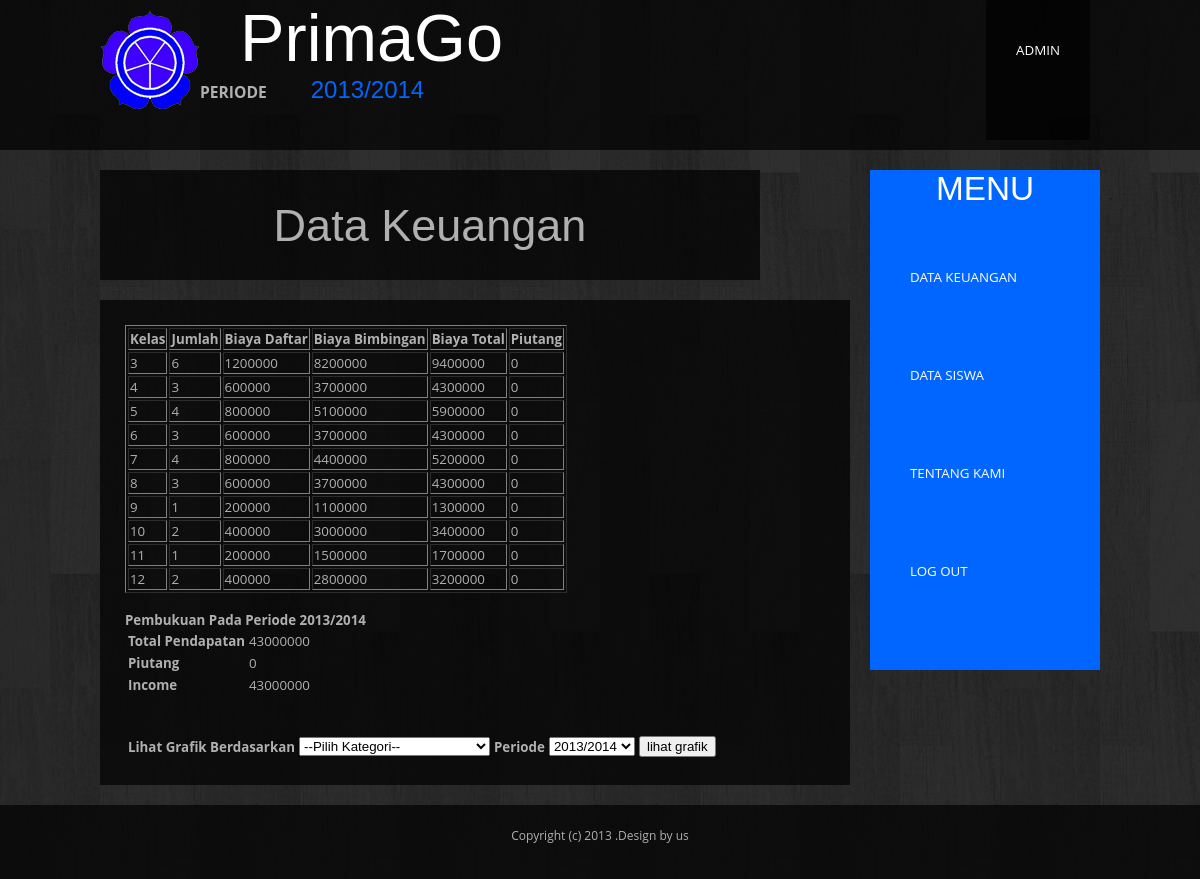
/keuangan.php?id_periode=11 (signed in), run on the app's committed database.
### tables this page shows
CREATE TABLE IF NOT EXISTS `periode` (
  `id_periode` int(11) NOT NULL AUTO_INCREMENT,
  `p_content` varchar(30) NOT NULL,
  PRIMARY KEY (`id_periode`),
  UNIQUE KEY `p_content` (`p_content`)
);

### keuangan.php (the view, shortened to what this page needs)
<?php
	include "koneksi.php";
include "session.php";
$periode = $_GET["id_periode"];
	$periode1=mysql_query("Select * from periode
							where periode.id_periode=$periode");
	$bacaperiode=mysql_fetch_array($periode1);
	$keuanganquery = mysql_query("SELECT periode.p_content,
					COALESCE(a.id_kelas,'-') as kelas, (select count(id) from biodata_siswa b where a.id_kelas=b.id_kelas and b.id_periode = '$periode') as jumlah_siswa,
					COALESCE((select sum(biaya_daftar) from biodata_siswa b where a.id_kelas=b.id_kelas and b.id_periode = '$periode'),0) as biaya_daftar,
					COALESCE((select sum(biaya_bimbingan) from biodata_siswa b where a.id_kelas=b.id_kelas and b.id_periode = '$periode'),0) as biaya_bimbingan,
					COALESCE((select sum(biaya_total) from biodata_siswa b where a.id_kelas=b.id_kelas and b.id_periode = '$periode'),0) as biaya_total,
					COALESCE((select sum(biaya_total) from biodata_siswa b where a.id_kelas=b.id_kelas and b.id_periode = '$periode')-sum(biaya),0) as piutang
					FROM angsuran_siswa a
					RIGHT JOIN periode on a.id_periode = periode.id_periode
					WHERE periode.id_periode = '$periode'
					group by a.id_kelas");
	$totalquery = mysql_query("SELECT sum(biaya_total) as Total_Pendapatan, sum(piutang) as Piutang,
								(sum(biaya_total)-sum(piutang)) as income FROM(
									SELECT COALESCE(a.id_kelas,'-') as kelas,
									count(DISTINCT(id)) as jumlah_siswa,
									COALESCE((select sum(biaya_daftar) from biodata_siswa b where a.id_kelas=b.id_kelas and b.id_periode = '$periode'),0) as 	biaya_daftar,
									COALESCE((select sum(biaya_bimbingan) from biodata_siswa b where a.id_kelas=b.id_kelas and b.id_periode = '$periode'),0) as biaya_bimbingan,
									COALESCE(sum(biaya),0) as biaya_total,
									COALESCE((select sum(biaya_total) from biodata_siswa b where a.id_kelas=b.id_kelas and b.id_periode = '$periode')-sum(biaya),0) as piutang
									FROM angsuran_siswa a RIGHT JOIN periode on a.id_periode = periode.id_periode
									WHERE periode.id_periode = '$periode'
									group by a.id_kelas) x");
?>
<html>
	<head>
<link href="default.css" rel="stylesheet" type="text/css" media="all" />
	</head>
	<body>
    <div id="header-wrapper">
		<div id="header" class="container">
			<div id="logo1"><img src="images/prim.png" /></div>
            <div id="logo">
				<h1><a>PrimaGo</a></h1>
                <h3>PERIODE <a href="periode.php"><?php echo $bacaperiode['p_content'] ?></a></h3>
			</div>
			<div id="menu">
				<ul>
					<li class="active"><a><?php echo $_SESSION['username']?></a>
                    </li>
				</ul>
			</div>
		</div>
	</div>
    <div id="page" class="container">
    <div id="kelas">
    <h2>Data Keuangan</h2>
    </div>
     <div id="menu_side">
			<h2>MENU</h2>
			<ul>
					<li class="active"><a href="keuangan.php?id_periode=<?php echo $periode?>">DATA KEUANGAN</a></li>
					<li><a href="profil.php?id_periode=<?php echo $periode?>">DATA SISWA</a></li>
					<li><a href="about.php?id_periode=<?php echo $bacaperiode['id_periode']?>">TENTANG KAMI</a></li>
                    <li><a href="logout.php">LOG OUT</a></li>
			</ul>
		</div>
    <div id="content">
		<table border="1px">
			<th>Kelas</th>
			<th>Jumlah</th>
			<th>Biaya Daftar</th>
			<th>Biaya Bimbingan</th>
			<th>Biaya Total</th>
			<th>Piutang</th>
			<?php while($baca = mysql_fetch_array($keuanganquery)){?>
			<tr>
				<td><?php echo $baca["kelas"]?></td>
				<td><?php echo $baca["jumlah_siswa"]?></td>
				<td><?php echo $baca["biaya_daftar"]?></td>
				<td><?php echo $baca["biaya_bimbingan"]?></td>
				<td><?php echo $baca["biaya_total"]?></td>
				<td><?php echo $baca["piutang"]?></td>
			</tr>
			<?php }?>
		</table>
        <strong>Pembukuan Pada Periode <?php echo $bacaperiode['p_content'] ?></strong></h3>
		<table>
        <?php while($row = mysql_fetch_array($totalquery)){	?>
        	<tr>
            	<td><strong>Total Pendapatan</strong></td>
                <td><?php echo $row["Total_Pendapatan"];?></td>
            </tr>
            <tr>
            	<td><strong>Piutang</strong></td>
                <td><?php echo $row["Piutang"];?></td>
            </tr>
            <tr>
            	<td><strong>Income</strong></td>
                <td><?php echo $row["income"];?></td>
            </tr>
            <?php }?>
        </table>
		<form action="grafik.php" method="POST">
			<table>
				<tr>
					<td><strong>Lihat Grafik Berdasarkan</strong></td>
					<td><select name="kategori">
						<option value="">--Pilih Kategori--</option>
						</select>
					</td>
					<td><strong>Periode</strong></td>
					<td>
						<select name="periode">
						<?php
							$sql = mysql_query("SELECT * FROM periode");
							while($row = mysql_fetch_array($sql)){
								$id_periode = $row["id_periode"];?>
						<option value="<?php echo $id_periode?>"><?php echo $row["p_content"]?></option>
						<?php } ?>
						</select>
					</td>
					<td><input type="submit" value="lihat grafik"></td>
				</tr>
			</table>
		</form>
		</div></div>
     <div id="footer">
			<p>Copyright (c) 2013 .Design by us</p>
		</div>
	</body>
</html>

### default.css (style rules this page uses)
html, body { height: 100%; width: 100%; padding: 0; margin: 0; }
body { margin: 0px; padding: 0px; background: url(images/main-bg.jpg) repeat; font-family: 'Open Sans', sans-serif; font-size: 10pt; color: #B0B0B0; }
h1, h2, h3 { margin: 0; padding: 0; }
h2 { font-weight: 400; font-family: 'Archivo Narrow', sans-serif; font-size: 2.50em; }
p, ol, ul { margin-top: 0px; }
p { line-height: 180%; }
a { color: #1492C4; }
.container { width: 1000px; margin: 0px auto; }
#header-wrapper { overflow: hidden; height: 150px; margin-bottom: 20px; background: rgba(0,0,0,0.70); }
#header { overflow: hidden; }
#logo1 { float: left; width: 100px; height: 100px; padding-top:10px; }
#logo { float: left; width: 600px; height: 200px; }
#logo h1, #logo p { margin: 0px; line-height: normal; }
#logo h1 a { padding-left: 40px; text-decoration: none; font-size: 2.50em; font-weight: 400; font-family: "Lucida Sans Unicode", "Lucida Grande", sans-serif; color: #FFFFFF; }
#logo h3 a { padding-left: 40px; text-decoration: none; font-size: 24px; font-weight: 50; font-family: 'Archivo Narrow', sans-serif; color: #06F; }
#menu { float: right; height: 100px; }
#menu ul { margin: 0px; padding: 0px; list-style: none; line-height: normal; }
#menu li { float: left; margin-right: 1px; }
#menu a { display: block; height: 140px; padding: 0px 30px; line-height: 100px; text-decoration: none; text-transform: uppercase; color: #FFFFFF; }
#menu .active { background: rgba(0,0,0,0.70); }
#page { overflow: hidden; margin-bottom: 20px; }
#kelas { width:600px; height:50px; float:left; padding:30px; margin-bottom:20px; background: rgba(0,0,0,0.70); font-size:18px; text-align:center; }
#menu li { float: left; margin-right: 10px; }
#content { float: left; width: 700px; padding: 25px; background: rgba(0,0,0,0.70); }
#menu_side { float: right; background-color:#06F; height:500px; }
#menu_side ul { margin: 0px; padding: 0px; list-style: none; line-height: normal; }
#menu_side a { text-decoration:none; text-transform:uppercase; float: right; width: 150px; padding: 40px; color: #FFFFFF; list-style:none; }
#menu_side h2 { padding: 0px 0px 20px 0px; color: #FFFFFF; text-align:center; }
#menu_side .active { background: rgba(0,0,0,0.70); }
#footer { overflow: hidden; margin: 20px auto 0px auto; padding: 20px 0px; background: rgba(0,0,0,0.70); }
#footer p { text-align: center; font-size: 12px; }

### data on the page
periode: p_content "2013/2014", kelas "3", jumlah_siswa "6", biaya_daftar "1200000", biaya_bimbingan "8200000", biaya_total "9400000", piutang "0", kelas "4", jumlah_siswa "3", biaya_daftar "600000", biaya_bimbingan "3700000", biaya_total "4300000", kelas "5", jumlah_siswa "4", biaya_daftar "800000", biaya_bimbingan "5100000", biaya_total "5900000", kelas "6", kelas "7", biaya_bimbingan "4400000", biaya_total "5200000", kelas "8", kelas "9", jumlah_siswa "1", biaya_daftar "200000", biaya_bimbingan "1100000", biaya_total "1300000", kelas "10", jumlah_siswa "2", biaya_daftar "400000", biaya_bimbingan "3000000", biaya_total "3400000", kelas "11", biaya_bimbingan "1500000", biaya_total "1700000", kelas "12", biaya_bimbingan "2800000", biaya_total "3200000"

### other printed values
$_SESSION['username'] "ADMIN"
$row["Total_Pendapatan"] "43000000"
$row["Piutang"] "0"
$row["income"] "43000000"
form field periode "2013/2014"
